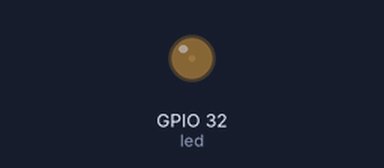
The program below on a simulated ESP32 board running MicroPython. Shown: output pins drawn as LEDs (lit = HIGH).

Above: at 0.05 s.
At 0.5 s:
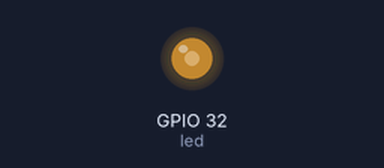
At 0.95 s:
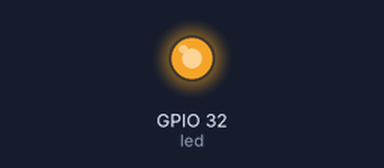
At 1.8 s:
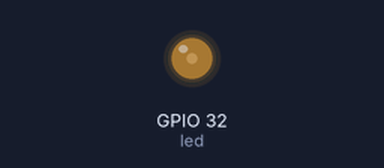
Timing chart, 0 to 4.7 s (numbered marks = the images above):
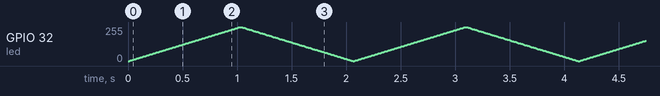

The program:

PWM.py
```python
from machine import Pin, PWM
import time

led = PWM(Pin(32, Pin.OUT))
led.freq(2000)

while True:
    for duty in range(0, 1024, 10):
        led.duty(duty)
        time.sleep(0.01)

    for duty in range(1023, -1, -10):
        led.duty(duty)
        time.sleep(0.01)
```
